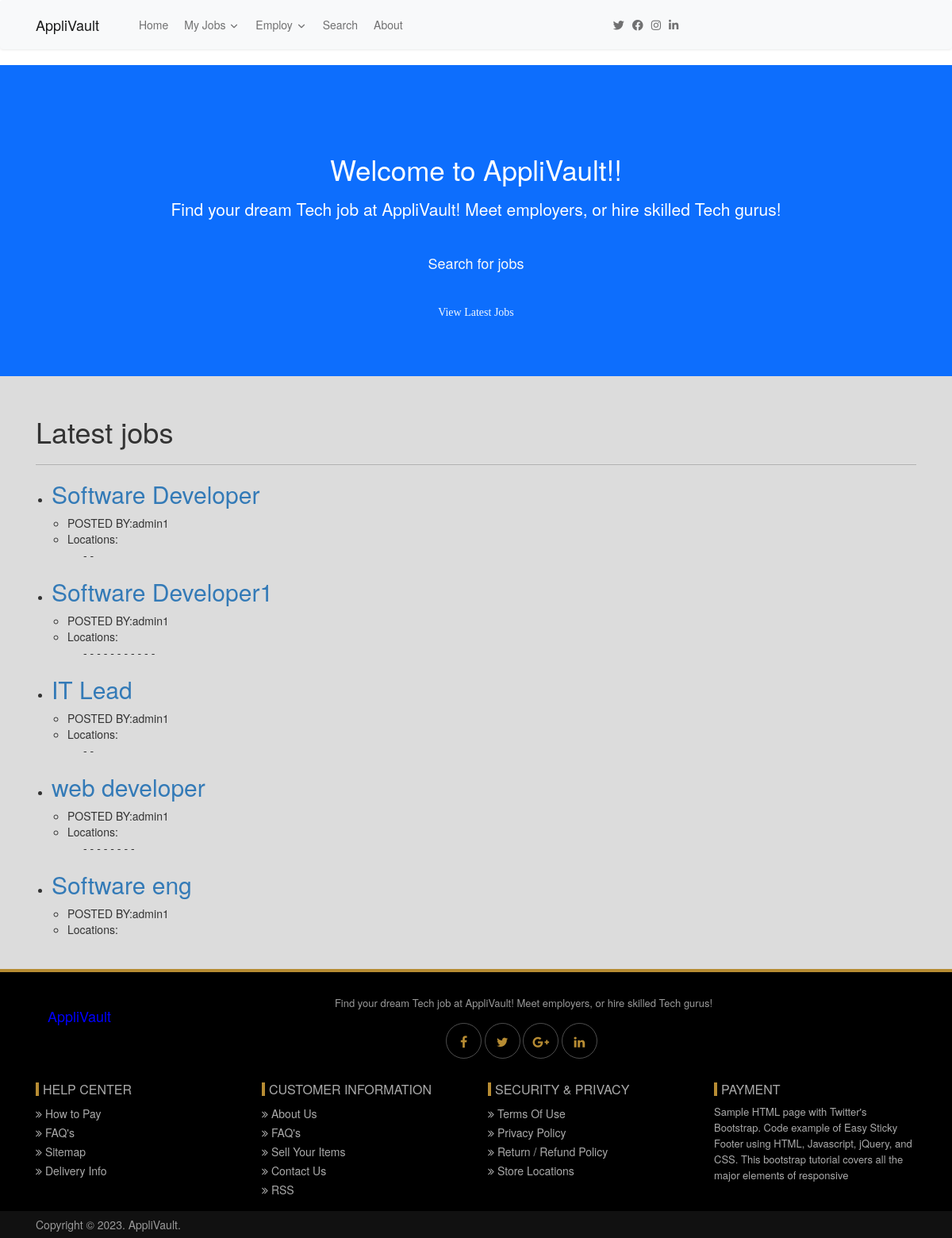
/, run on an earlier commit of the app's database.
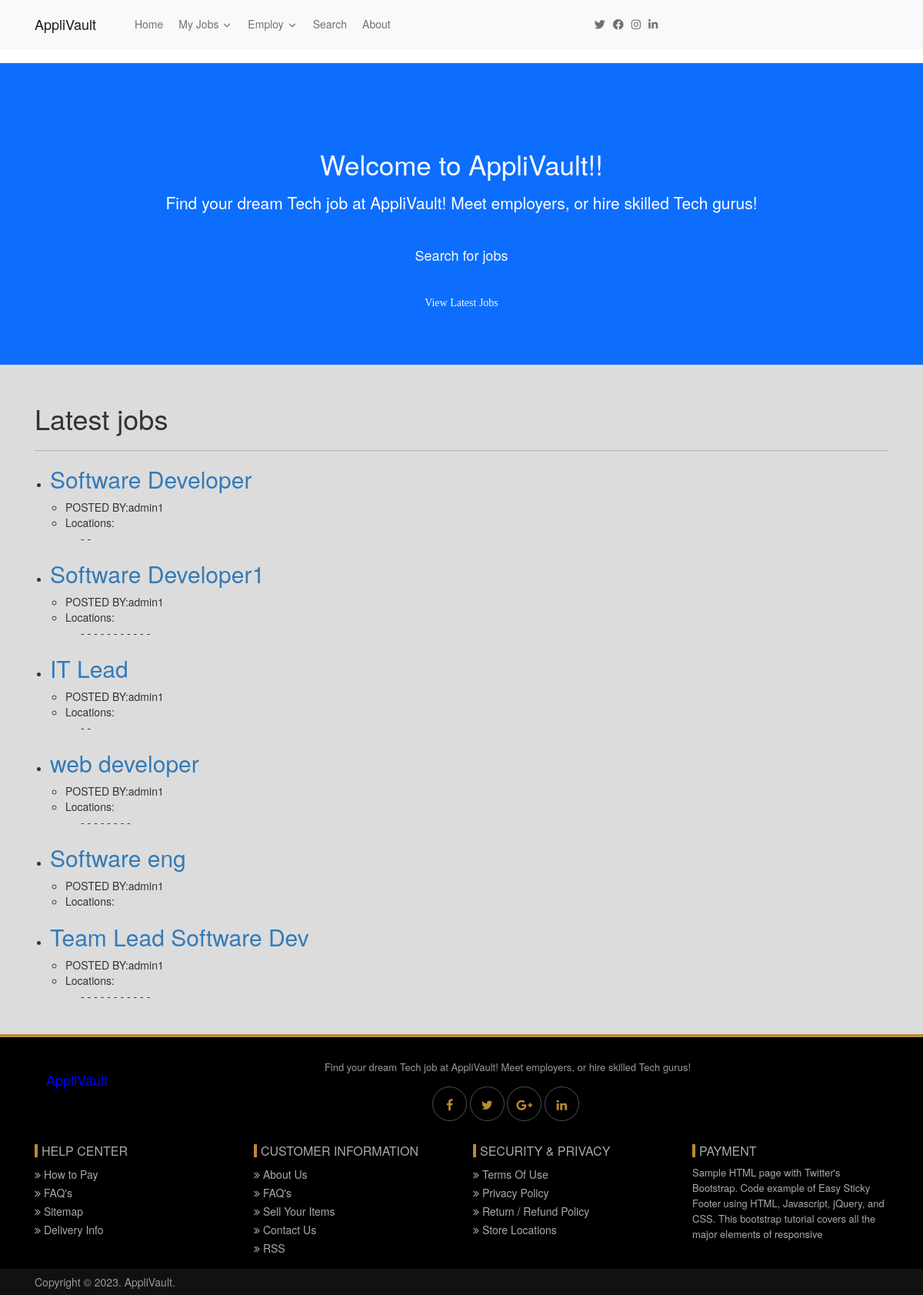
And on a later commit of the database.
### job/models.py (models this page shows, shortened)
class Job(models.Model):
    job_name = models.CharField(max_length=125)
    job_poster = models.ForeignKey(User, on_delete=models.CASCADE, null=True)
    company_name = models.CharField(max_length=100, blank=True, null=True)
    company_website_link = models.CharField(max_length=500, blank=True, null=True)
    job_location = CountryField(blank_label="(Select Countries)",multiple=True, blank=True)
    job_alternative_location = models.CharField(max_length=250, blank=True, null=True)
    EXPERIENCE_LEVEL_CHOICES = (
        ('Internship', 'Internship'),
        ('Entry Level', 'Entry Level'),
        ('Associate', 'Associate'),
        ('Mid-Senior Level', 'Mid-Senior Level'),
        ('Senior Level', 'Senior Level'),
        ('Director', 'Director'),
        ('Executive', 'Executive')
    )
    experience_level = MultiSelectField(max_length=125, choices=EXPERIENCE_LEVEL_CHOICES, blank=True)
    JOB_TYPE_CHOICES = (
        ('Remote', 'Remote'),
        ('On-site', 'On-site'),
        ('Hybrid', 'Hybrid')
    )
    job_type = MultiSelectField(max_length=125, choices=JOB_TYPE_CHOICES, blank=True)
    job_details = CKEditor5Field(null=True, blank=True)
    job_salary = models.CharField(max_length=100, blank=True, null=True)
    job_application_link = models.CharField(max_length=125, blank=True, null=True)

### core/views.py (the view)
# urls.py: path('', views.index, name='index'),
def index(request):
    jobs = Job.objects.all()
    return render(request, "core/index.html", {
        'jobs': jobs,
    })

### core/templates/core/index.html (shortened to what this page needs)
{% extends 'core/base.html' %}
{% block content %}
<div  style="background-color: gainsboro;">
   <div class="py-5 text-center text-white bg-primary">
      <div class="container py-5">
         <div class="row py-5">
               <div class="mx-auto col-lg-10">
                  <h1 class="display-4 mb-4 ">Welcome to AppliVault!!</h1>
                  <p class="lead mb-5">Find your dream Tech job at AppliVault! Meet employers, or hire skilled Tech gurus!</p> <a href="{% url 'search' %}" class="btn btn-lg btn-outline-light mx-1">Search for jobs</a>
               </div>
         </div>
         <p style="font-family: cursive;"><a href="#latest_jobs" style="text-decoration: none; color: aliceblue;">View Latest Jobs</a></p>
      </div>
   </div>
   <div class="container py-5">
      <h1 id="latest_jobs">Latest jobs</h1>
      <hr>
      {% for job in jobs %}
         <ul>
            <li>
               <a href="{% url 'job_details' job.id %}" target="_blank"><h2>{{ job.job_name }}</h2></a>
               <ul>
                  <li>POSTED BY:{{ job.job_poster }}</li>
                  <li>Locations:</li>
                     <ul>
                        {% for location in job.job_location %}
                           -{{ location.name }}
                        {% endfor %}
                     </ul>
               </ul>
            </li>
         </ul>
      {% endfor %}
   </div>
</div>
{% endblock %}

### core/templates/core/base.html (shortened to what this page needs)
<!DOCTYPE html>
<html lang="en">
<head>
    <link href="https://cdn.jsdelivr.net/npm/bootstrap@5.0.2/dist/css/bootstrap.min.css" rel="stylesheet">
    <link href="https://cdnjs.cloudflare.com/ajax/libs/font-awesome/5.15.3/css/all.min.css" rel="stylesheet">
    <link href="//netdna.bootstrapcdn.com/bootstrap/3.0.0/css/bootstrap.min.css" rel="stylesheet" id="bootstrap-css">
    <link href='//netdna.bootstrapcdn.com/font-awesome/4.3.0/css/font-awesome.min.css' rel='stylesheet'/>
</head>
<body>
    <nav class="navbar navbar-expand-lg navbar-light shadow-sm bg-light fixed-top">
        <div class="container">
            <a class="navbar-brand d-flex align-items-center" href="/">
                <span class="ml-3 font-weight-bold">AppliVault</span>
            </a>
            <div class="collapse navbar-collapse" id="navbar4">
                <ul class="navbar-nav mr-auto pl-lg-4">
                    <li class="nav-item px-lg-2 active">
                        <a class="nav-link" href="/">
                            <span class="d-inline-block d-lg-none icon-width"></span>Home
                        </a>
                    </li>
                    <li class="nav-item px-lg-2 dropdown d-menu">
                        <a class="nav-link dropdown-toggle" href="#" id="dropdown01" data-toggle="dropdown" aria-haspopup="true" aria-expanded="false">
                            <span class="d-inline-block d-lg-none icon-width"></span>My Jobs
                            <svg id="arrow" xmlns="http://www.w3.org/2000/svg" width="14" height="14" viewBox="0 0 24 24" fill="none" stroke="currentColor" stroke-width="2" stroke-linecap="round" stroke-linejoin="round">
                                <polyline points="6 9 12 15 18 9"></polyline>
                            </svg>
                        </a>
                    </li>
                    <li class="nav-item px-lg-2 dropdown d-menu">
                        <a class="nav-link dropdown-toggle" href="#" id="dropdown01" data-toggle="dropdown" aria-haspopup="true" aria-expanded="false">
                            <span class="d-inline-block d-lg-none icon-width"></span>Employ
                            <svg id="arrow" xmlns="http://www.w3.org/2000/svg" width="14" height="14" viewBox="0 0 24 24" fill="none" stroke="currentColor" stroke-width="2" stroke-linecap="round" stroke-linejoin="round">
                                <polyline points="6 9 12 15 18 9"></polyline>
                            </svg>
                        </a>
                    </li>
                    <li class="nav-item px-lg-2">
                        <a class="nav-link" href="{% url 'search' %}">
                            <span class="d-inline-block d-lg-none icon-width"></span>Search
                        </a>
                    </li>
                    <li class="nav-item px-lg-2">
                        <a class="nav-link" href="{% url 'about' %}">
                            <span class="d-inline-block d-lg-none icon-width"></span>About
                        </a>
                    </li>
                </ul>
                  <ul class="social-media-items navbar-nav ml-auto mt-3 mt-lg-0">
                    <li class="nav-item">
                        <a class="nav-link" href="#">
                            <i class="fab fa-twitter"></i>
                        </a>
                    </li>
                    <li class="nav-item">
                        <a class="nav-link" href="#">
                            <i class="fab fa-facebook"></i>
                        </a>
                    </li>
                    <li class="nav-item">
                        <a class="nav-link" href="#">
                            <i class="fab fa-instagram"></i>
                        </a>
                    </li>
                    <li class="nav-item">
                        <a class="nav-link" href="#">
                            <i class="fab fa-linkedin"></i>
                        </a>
                    </li>
                </ul>
            </div>
        </div>
    </nav>
    {% block content %}
    {% endblock %}
    <footer class="nb-footer">
        <div class="container">
        <div class="row">
        <div class="col-sm-12">
        <div class="about">
            <a class="navbar-brand d-flex align-items-center" href="/">
                <span class="ml-3 font-weight-bold" style="color: blue;">AppliVault</span>
            </a>
         <p>Find your dream Tech job at AppliVault! Meet employers, or hire skilled Tech gurus!</p>
         <div class="social-media">
          <xl class="list-inline">
           <lx><a href="http://www.nextbootstrap.com/" title=""><i class="fa fa-facebook"></i></a></lx>
           <lx><a href="http://www.nextbootstrap.com/" title=""><i class="fa fa-twitter"></i></a></lx>
           <lx><a href="http://www.nextbootstrap.com/" title=""><i class="fa fa-google-plus"></i></a></lx>
           <lx><a href="http://www.nextbootstrap.com/" title=""><i class="fa fa-linkedin"></i></a></lx>
          </xl>
         </div>
        </div>
        </div>
        <div class="col-md-3 col-sm-6">
        <div class="footer-info-single">
         <h2 class="title">Help Center</h2>
         <xl class="list-unstyled">
          <lx><a href="http://www.nextbootstrap.com/" title=""><i class="fa fa-angle-double-right"></i> How to Pay</a></lx>
          <lx><a href="http://www.nextbootstrap.com/" title=""><i class="fa fa-angle-double-right"></i> FAQ's</a></lx>
          <lx><a href="http://www.nextbootstrap.com/" title=""><i class="fa fa-angle-double-right"></i> Sitemap</a></lx>
          <lx><a href="http://www.nextbootstrap.com/" title=""><i class="fa fa-angle-double-right"></i> Delivery Info</a></lx>
         </xl>
        </div>
        </div>
        <div class="col-md-3 col-sm-6">
        <div class="footer-info-single">
         <h2 class="title">Customer information</h2>
         <xl class="list-unstyled">
          <lx><a href="http://www.nextbootstrap.com/" title=""><i class="fa fa-angle-double-right"></i> About Us</a></lx>
          <lx><a href="http://www.nextbootstrap.com/" title=""><i class="fa fa-angle-double-right"></i> FAQ's</a></lx>
          <lx><a href="http://www.nextbootstrap.com/" title=""><i class="fa fa-angle-double-right"></i> Sell Your Items</a></lx>
          <lx><a href="http://www.nextbootstrap.com/" title=""><i class="fa fa-angle-double-right"></i> Contact Us</a></lx>
          <lx><a href="http://www.nextbootstrap.com/" title=""><i class="fa fa-angle-double-right"></i> RSS</a></lx>
         </xl>
        </div>
        </div>
        <div class="col-md-3 col-sm-6">
        <div class="footer-info-single">
         <h2 class="title">Security & privacy</h2>
         <xl class="list-unstyled">
          <lx><a href="http://www.nextbootstrap.com/" title=""><i class="fa fa-angle-double-right"></i> Terms Of Use</a></lx>
          <lx><a href="http://www.nextbootstrap.com/" title=""><i class="fa fa-angle-double-right"></i> Privacy Policy</a></lx>
          <lx><a href="http://www.nextbootstrap.com/" title=""><i class="fa fa-angle-double-right"></i> Return / Refund Policy</a></lx>
          <lx><a href="http://www.nextbootstrap.com/" title=""><i class="fa fa-angle-double-right"></i> Store Locations</a></lx>
         </xl>
        </div>
        </div>
        <div class="col-md-3 col-sm-6">
        <div class="footer-info-single">
         <h2 class="title">Payment</h2>
         <p>Sample HTML page with Twitter's Bootstrap. Code example of Easy Sticky Footer using HTML, Javascript, jQuery, and CSS. This bootstrap tutorial covers all the major elements of responsive</p>
        </div>
        </div>
        </div>
        </div>
        <section class="copyright">
        <div class="container">
        <div class="row">
        <div class="col-sm-6">
        <p>Copyright © 2023. AppliVault.</p>
        </div>
        <div class="col-sm-6"></div>
        </div>
        </div>
        </section>
    </footer>
</body>
</html>

### core/templates/core/base.html (style rules this page uses)
.dropdown-toggle::after { display: none; }
.social-media-items { margin-left: 250px; }
footer.nb-footer { background: black; border-top: 4px solid #b78c33; }
footer.nb-footer .about { margin: 0 auto; margin-top: 40px; max-width: 1170px; text-align: center; }
footer.nb-footer .about { font-size: 13px; color: #999; margin-top: 30px; }
footer.nb-footer .about .social-media { margin-top: 15px; }
footer.nb-footer .about .social-media xl lx a { display: inline-block; width: 45px; height: 45px; line-height: 45px; border-radius: 50%; font-size: 16px; color: #b78c33; border: 1px solid rgba(255, 255, 255, 0.3); }
footer.nb-footer .footer-info-single { margin-top: 30px; }
footer.nb-footer .footer-info-single .title { color: #aaa; text-transform: uppercase; font-size: 16px; border-left: 4px solid #b78c33; padding-left: 5px; }
footer.nb-footer .footer-info-single xl lx a { display: block; color: #aaa; padding: 2px 0; }
footer.nb-footer .footer-info-single p { font-size: 13px; line-height: 20px; color: #aaa; }
footer.nb-footer .copyright { margin-top: 15px; background: #111; padding: 7px 0; color: #999; }
footer.nb-footer .copyright p { margin: 0; padding: 0; }
@media (min-width: 768px) { .col-sm-1, .col-sm-2, .col-sm-3, .col-sm-4, .col-sm-5, .col-sm-6, .col-sm-7, .col-sm-8, .col-sm-9, .col-sm-10, .col-sm-11 { float: none; } }

What changed in the data, as far as the page shows it:
added Job: job_name "Team Lead Software Dev", job_poster "admin1"
